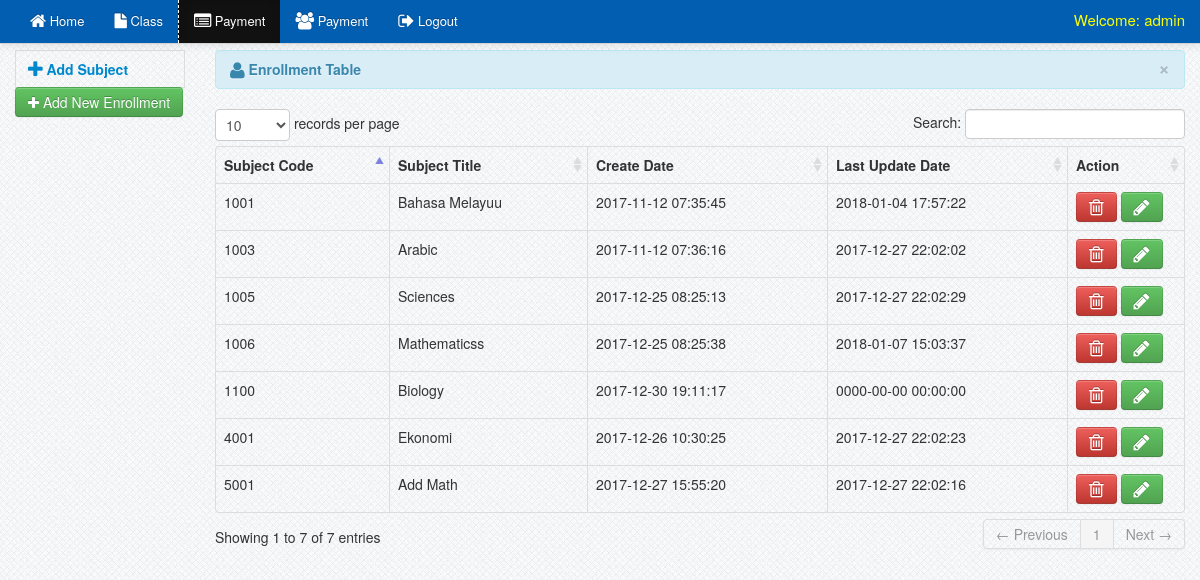
The app's page /admin_side/enrollment.php (signed in) with its own data.
### tables this page shows
CREATE TABLE `tblsubjects` (
  `id` int(11) NOT NULL,
  `SubjectName` varchar(100) NOT NULL,
  `SubjectCode` varchar(100) NOT NULL,
  `Creationdate` timestamp NOT NULL DEFAULT CURRENT_TIMESTAMP,
  `UpdationDate` timestamp NOT NULL DEFAULT '0000-00-00 00:00:00' ON UPDATE CURRENT_TIMESTAMP
);

### admin_side/session.php (called while the page is built, shortened)
<?php
$session_id=$_SESSION['id'];
?>

### admin_side/enrollment.php (the view, shortened to what this page needs)
<?php include('header.php'); ?>
<?php include('session.php'); ?>
<?php include('navbar_subject.php'); ?>
    <div class="container">
		<div class="margin-top">
			<div class="row">
			<div class="span2">
							<ul class="nav nav-tabs nav-stacked">
								<li>
								<a href="#add_subject" data-toggle="modal" ><i class="icon-plus icon-large"></i>&nbsp;<strong>Add Subject</strong></a>
								</li>
								<p><a href="add_enrollment.php" class="btn btn-success"><i class="icon-plus"></i>&nbsp;Add New Enrollment</a></p>
							</ul>
			</div>
			<div class="span10">
			 <div class="alert alert-info">
                                    <button type="button" class="close" data-dismiss="alert">&times;</button>
                                    <strong><i class="icon-user icon-large"></i>&nbsp;Enrollment Table</strong>
                                </div>
                            <table cellpadding="0" cellspacing="0" border="0" class="table  table-bordered" id="example">
                                <thead>
                                    <tr>
                                        <th>Subject Code</th>
                                        <th>Subject Title</th>
                                        <th>Create Date</th>
                                        <th>Last Update Date</th>
                                        <th>Action</th>
                                    </tr>
                                </thead>
                                <tbody>
                                  <?php $user_query=mysql_query("SELECT * from tblsubjects") or die(mysql_error());
									while($row=mysql_fetch_array($user_query))
									{
										$id=$row['SubjectCode'];
									?>
                                    <td><?php echo $row['SubjectCode']; ?></td>
                                    <td><?php echo $row['SubjectName']; ?></td>
                                    <td><?php echo $row['Creationdate']; ?></td>
                                    <td><?php echo $row['UpdationDate']; ?></td>
                                    <td width="100">
                                        <a  href="#delete_subject<?php echo $id; ?>" data-toggle="modal"  class="btn btn-danger"><i class="icon-trash icon-large"></i></a>
                                        <a rel="tooltip"  title="Edit" id="e<?php echo $id; ?>" href="#edit<?php echo $id; ?>" data-toggle="modal" class="btn btn-success"><i class="icon-pencil icon-large"></i></a>
									</td>
									<?php } ?>
                                </tbody>
                            </table>
			</div>
			</div>
		</div>
    </div>
<?php include('footer.php') ?>

### admin_side/header.php (shortened to what this page needs)
<!DOCTYPE html>
<html>
<head>
			<link href="css/bootstrap.css" rel="stylesheet" media="screen">
			<link href="css/bootstrap-responsive.css" rel="stylesheet" media="screen">
			<link href="css/docs.css" rel="stylesheet" media="screen">
			<link href="css/diapo.css" rel="stylesheet" media="screen">
			<link href="css/font-awesome.css" rel="stylesheet" media="screen">
			<link rel="stylesheet" type="text/css" href="css/style.css" />
			<link rel="stylesheet" type="text/css" href="css/DT_bootstrap.css" />
</head>
<body>

### admin_side/navbar_subject.php (shortened to what this page needs)
<?php
$user_query  = mysql_query("SELECT * from admin where id = '$session_id'") or die(mysql_error());
$user_row =mysql_fetch_array($user_query);
?>
	  <div class="navbar navbar-fixed-top navbar-inverse">
            <div class="navbar-inner">
                <div class="container">
                    <div class="nav-collapse collapse">
					<ul class="nav">
					<li><a href="dasboard.php"><i class="icon-home icon-large"></i>&nbsp;Home</a></li>
                    <li><a href="class.php"><i class="icon-file icon-large"></i>&nbsp;Class</a></li>
					<li class="active"><a href="subject.php"><i class="icon-list-alt icon-large"></i>&nbsp;Payment</a></li>
					<li><a href="students.php"><i class="icon-group icon-large"></i>&nbsp;Payment</a></li>
					<li><a href="logout.php"><i class="icon-signout icon-large"></i>&nbsp;Logout</a></li>
					</ul>
					 <div class="pull-right">
							<div class="admin">Welcome: <?php echo $user_row['UserName']; ?></div>
                     </div>
                    </div>
                </div>
            </div>
        </div>

### admin_side/footer.php (shortened to what this page needs)
</body>
</html>

### admin_side/css/docs.css (style rules this page uses)
.admin { color: yellow; font-size: 15px; margin-top: 10px; }
.margin-top { margin-top:50px; }
body { background: url(../img/grid_noise.png); position: relative; }
body > .navbar { font-size: 13px; }

### records on screen
tblsubjects: SubjectCode "1001", SubjectName "Bahasa Melayuu", Creationdate "2017-11-12 07:35:45", UpdationDate "2018-01-04 17:57:22"
tblsubjects: SubjectCode "1003", SubjectName "Arabic", Creationdate "2017-11-12 07:36:16", UpdationDate "2017-12-27 22:02:02"
tblsubjects: SubjectCode "1005", SubjectName "Sciences", Creationdate "2017-12-25 08:25:13", UpdationDate "2017-12-27 22:02:29"
tblsubjects: SubjectCode "1006", SubjectName "Mathematicss", Creationdate "2017-12-25 08:25:38", UpdationDate "2018-01-07 15:03:37"
tblsubjects: SubjectCode "4001", SubjectName "Ekonomi", Creationdate "2017-12-26 10:30:25", UpdationDate "2017-12-27 22:02:23"
tblsubjects: SubjectCode "5001", SubjectName "Add Math", Creationdate "2017-12-27 15:55:20", UpdationDate "2017-12-27 22:02:16"
tblsubjects: SubjectCode "1100", SubjectName "Biology", Creationdate "2017-12-30 19:11:17", UpdationDate "0000-00-00 00:00:00"

### other values on screen
$user_row['UserName'] "admin"
